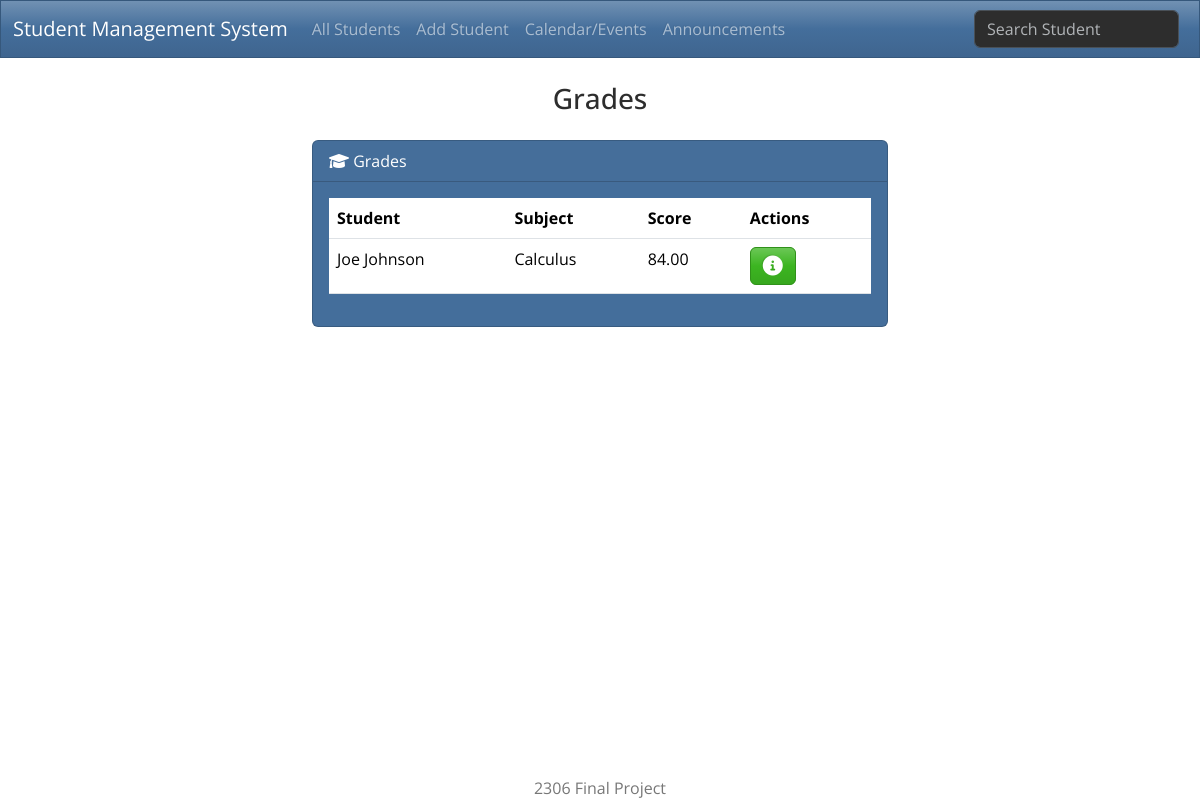
Page /grades/ on the committed database.
### students/models.py (models this page shows, shortened)
class Grade(models.Model):
    student = models.ForeignKey(Student, on_delete=models.CASCADE)
    subject = models.CharField(max_length=100)
    score = models.DecimalField(max_digits=5, decimal_places=2)

class Student(models.Model):
    student_number = models.CharField(max_length=5, primary_key=True)
    first_name = models.CharField(max_length=100)
    last_name = models.CharField(max_length=100)
    email = models.EmailField(max_length=100)
    major = models.CharField(max_length=50)
    gpa = models.FloatField()

### students/views.py (the view)
# urls.py: path('grades/', views.grades, name='grades'),
def grades(request):
    grades = Grade.objects.select_related('student').all()
    return render(request, 'grades.html', {'grades': grades})

### students/templates/students/grades.html
{% extends "base.html" %}
{% block body %}
    <h3 class="text-center m-4">Grades</h3>
    <div class="row justify-content-center">
        <div class="col-6">
            <div class="card text-white bg-primary mx-auto">
                <div class="card-header"><i class="fa-solid fa-graduation-cap"></i> Grades</div>
                <div class="card-body">
                    <div class="table-responsive">
                        <table class="table">
                            <thead>
                                <tr>
                                    <th scope="col">Student</th>
                                    <th scope="col">Subject</th>
                                    <th scope="col">Score</th>
                                    <th scope="col">Actions</th>
                                </tr>
                            </thead>
                            <tbody>
                                {% for grade in grades %}
                                    <tr>
                                        <td>{{ grade.student.first_name }} {{ grade.student.last_name }}</td>
                                        <td>{{ grade.subject }}</td>
                                        <td>{{ grade.score }}</td>
                                        <td>
                                            <a class="btn btn-success me-1" href="{% url 'view_student' grade.student.student_number %}" data-bs-toggle="modal" data-bs-target="#myModal{{ grade.student.student_number }}">
                                                <i class="fas fa-info-circle fa-lg"></i>
                                            </a>
                                        </td>
                                    </tr>
                                {% endfor %}
                            </tbody>
                        </table>
                    </div>
                </div>
            </div>
        </div>
    </div>
{% endblock %}

### rows in the picture
Grade: student.first_name "Joe", student.last_name "Johnson", subject "Calculus", score "84.00"
